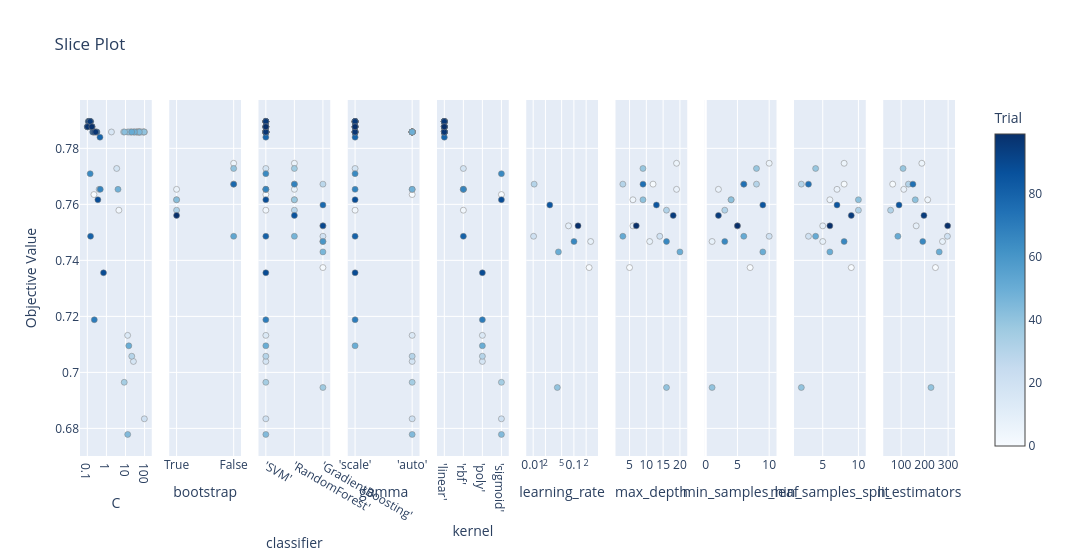

The code cell stored with this chart in its notebook:
### Markdown cell above
### Slice Plot — Multi-Model
See how each hyperparameter affects accuracy within its model.

### Code cell
# 3. Slice Plot
plot_slice(study).show()

### Figure 1 — Plotly figure (JSON) as saved in the notebook; plotly's stock layout.template omitted (floating-point values rounded to 4 significant figures)
{"data": [{"marker": {"color": [0, 3, 4, 10, 11, 12, 13, 14, 15, 16, 17, 18, 20, 21, 22, 23, 24, 25, 26, 27, 30, 31, 32, 33, 34, 35, 39, 40, 41, 42, 43, 44, 45, 48, 49, 50, 51, 52, 53, 54, 55, 56, 57, 58, 59, 61, 62, 63, 64, 65, 66, 67, 69, 70, 71, 72, 73, 74, 75, 76, 78, 79, 80, 81, 82, 83, 84, 85, 87, 88, 89, 91, 92, 93, 94, 95, 96, 97, 98, 99], "colorbar": {"title": {"text": "Trial"}, "x": 1, "xpad": 40}, "colorscale": [[0, "rgb(247,251,255)"], [0.125, "rgb(222,235,247)"], [0.25, "rgb(198,219,239)"], [0.375, "rgb(158,202,225)"], [0.5, "rgb(107,174,214)"], [0.625, "rgb(66,146,198)"], [0.75, "rgb(33,113,181)"], [0.875, "rgb(8,81,156)"], [1, "rgb(8,48,107)"]], "line": {"color": "Grey", "width": 0.5}, "showscale": true}, "mode": "markers", "name": "Feasible Trial", "showlegend": false, "type": "scatter", "x": [0.2221, 4.488, 20.06, 60.29, 97.8, 50.76, 12.89, 12.92, 18.18, 1.831, 25.93, 3.457, 97.11, 89.43, 37.08, 42.64, 7.942, 81.76, 36.97, 0.4145, 21.25, 44.82, 55.71, 67.6, 25.73, 8.567, 50.12, 94.51, 15.08, 8.945, 28.92, 13.0, 53.15, 4.035, 29.41, 14.85, 21.15, 0.131, 0.3175, 0.1349, 0.1168, 0.1363, 0.115, 0.1137, 0.1, 0.1004, 0.1144, 0.1645, 0.1791, 0.1408, 0.2797, 0.475, 0.1333, 0.2317, 0.131, 0.2042, 0.1324, 0.1184, 0.2401, 0.1687, 0.3113, 0.4588, 0.1476, 0.1198, 0.1912, 0.1198, 0.1504, 0.1015, 0.2075, 0.357, 0.7043, 0.129, 0.1427, 0.2326, 0.1752, 0.1202, 0.1408, 0.2728, 0.1033, 0.1722], "xaxis": "x", "y": [0.7635, 0.7579, 0.7858, 0.7858, 0.7858, 0.7858, 0.7858, 0.7132, 0.7858, 0.7858, 0.7039, 0.7728, 0.6834, 0.7858, 0.7858, 0.7858, 0.7858, 0.7858, 0.7858, 0.7654, 0.7058, 0.7858, 0.7858, 0.7858, 0.7858, 0.6965, 0.7858, 0.7858, 0.7858, 0.7858, 0.7858, 0.6778, 0.7858, 0.7654, 0.7858, 0.7095, 0.7858, 0.7896, 0.7858, 0.7896, 0.7896, 0.7896, 0.7896, 0.7896, 0.7877, 0.7877, 0.7896, 0.7877, 0.7877, 0.7709, 0.7858, 0.7654, 0.7896, 0.7188, 0.7896, 0.7858, 0.7896, 0.7896, 0.7858, 0.7877, 0.7858, 0.784, 0.7486, 0.7896, 0.7858, 0.7896, 0.7896, 0.7877, 0.7858, 0.7616, 0.7356, 0.7896, 0.7896, 0.7858, 0.7877, 0.7896, 0.7896, 0.7858, 0.7877, 0.7877], "yaxis": "y"}, {"marker": {"color": [5, 7, 29, 38, 86, 2, 6, 36, 47, 68], "colorbar": {"title": {"text": "Trial"}, "x": 1, "xpad": 40}, "colorscale": [[0, "rgb(247,251,255)"], [0.125, "rgb(222,235,247)"], [0.25, "rgb(198,219,239)"], [0.375, "rgb(158,202,225)"], [0.5, "rgb(107,174,214)"], [0.625, "rgb(66,146,198)"], [0.75, "rgb(33,113,181)"], [0.875, "rgb(8,81,156)"], [1, "rgb(8,48,107)"]], "line": {"color": "Grey", "width": 0.5}, "showscale": false}, "mode": "markers", "name": "Feasible Trial", "showlegend": false, "type": "scatter", "x": ["True", "True", "True", "True", "True", "False", "False", "False", "False", "False"], "xaxis": "x2", "y": [0.7616, 0.7654, 0.7579, 0.7616, 0.7561, 0.7672, 0.7747, 0.7728, 0.7486, 0.7672], "yaxis": "y2"}, {"marker": {"color": [0, 3, 4, 10, 11, 12, 13, 14, 15, 16, 17, 18, 20, 21, 22, 23, 24, 25, 26, 27, 30, 31, 32, 33, 34, 35, 39, 40, 41, 42, 43, 44, 45, 48, 49, 50, 51, 52, 53, 54, 55, 56, 57, 58, 59, 61, 62, 63, 64, 65, 66, 67, 69, 70, 71, 72, 73, 74, 75, 76, 78, 79, 80, 81, 82, 83, 84, 85, 87, 88, 89, 91, 92, 93, 94, 95, 96, 97, 98, 99, 2, 5, 6, 7, 29, 36, 38, 47, 68, 86, 1, 8, 9, 19, 28, 37, 46, 60, 77, 90], "colorbar": {"title": {"text": "Trial"}, "x": 1, "xpad": 40}, "colorscale": [[0, "rgb(247,251,255)"], [0.125, "rgb(222,235,247)"], [0.25, "rgb(198,219,239)"], [0.375, "rgb(158,202,225)"], [0.5, "rgb(107,174,214)"], [0.625, "rgb(66,146,198)"], [0.75, "rgb(33,113,181)"], [0.875, "rgb(8,81,156)"], [1, "rgb(8,48,107)"]], "line": {"color": "Grey", "width": 0.5}, "showscale": false}, "mode": "markers", "name": "Feasible Trial", "showlegend": false, "type": "scatter", "x": ["'SVM'", "'SVM'", "'SVM'", "'SVM'", "'SVM'", "'SVM'", "'SVM'", "'SVM'", "'SVM'", "'SVM'", "'SVM'", "'SVM'", "'SVM'", "'SVM'", "'SVM'", "'SVM'", "'SVM'", "'SVM'", "'SVM'", "'SVM'", "'SVM'", "'SVM'", "'SVM'", "'SVM'", "'SVM'", "'SVM'", "'SVM'", "'SVM'", "'SVM'", "'SVM'", "'SVM'", "'SVM'", "'SVM'", "'SVM'", "'SVM'", "'SVM'", "'SVM'", "'SVM'", "'SVM'", "'SVM'", "'SVM'", "'SVM'", "'SVM'", "'SVM'", "'SVM'", "'SVM'", "'SVM'", "'SVM'", "'SVM'", "'SVM'", "'SVM'", "'SVM'", "'SVM'", "'SVM'", "'SVM'", "'SVM'", "'SVM'", "'SVM'", "'SVM'", "'SVM'", "'SVM'", "'SVM'", "'SVM'", "'SVM'", "'SVM'", "'SVM'", "'SVM'", "'SVM'", "'SVM'", "'SVM'", "'SVM'", "'SVM'", "'SVM'", "'SVM'", "'SVM'", "'SVM'", "'SVM'", "'SVM'", "'SVM'", "'SVM'", "'RandomForest'", "'RandomForest'", "'RandomForest'", "'RandomForest'", "'RandomForest'", "'RandomForest'", "'RandomForest'", "'RandomForest'", "'RandomForest'", "'RandomForest'", "'GradientBoosting'", "'GradientBoosting'", "'GradientBoosting'", "'GradientBoosting'", "'GradientBoosting'", "'GradientBoosting'", "'GradientBoosting'", "'GradientBoosting'", "'GradientBoosting'", "'GradientBoosting'"], "xaxis": "x3", "y": [0.7635, 0.7579, 0.7858, 0.7858, 0.7858, 0.7858, 0.7858, 0.7132, 0.7858, 0.7858, 0.7039, 0.7728, 0.6834, 0.7858, 0.7858, 0.7858, 0.7858, 0.7858, 0.7858, 0.7654, 0.7058, 0.7858, 0.7858, 0.7858, 0.7858, 0.6965, 0.7858, 0.7858, 0.7858, 0.7858, 0.7858, 0.6778, 0.7858, 0.7654, 0.7858, 0.7095, 0.7858, 0.7896, 0.7858, 0.7896, 0.7896, 0.7896, 0.7896, 0.7896, 0.7877, 0.7877, 0.7896, 0.7877, 0.7877, 0.7709, 0.7858, 0.7654, 0.7896, 0.7188, 0.7896, 0.7858, 0.7896, 0.7896, 0.7858, 0.7877, 0.7858, 0.784, 0.7486, 0.7896, 0.7858, 0.7896, 0.7896, 0.7877, 0.7858, 0.7616, 0.7356, 0.7896, 0.7896, 0.7858, 0.7877, 0.7896, 0.7896, 0.7858, 0.7877, 0.7877, 0.7672, 0.7616, 0.7747, 0.7654, 0.7579, 0.7728, 0.7616, 0.7486, 0.7672, 0.7561, 0.7374, 0.7467, 0.7523, 0.7486, 0.7672, 0.6946, 0.743, 0.7467, 0.7598, 0.7523], "yaxis": "y3"}, {"marker": {"color": [3, 15, 18, 26, 40, 50, 51, 52, 53, 54, 55, 56, 57, 58, 59, 61, 62, 63, 64, 65, 66, 67, 69, 70, 71, 72, 73, 74, 75, 76, 78, 79, 80, 81, 82, 83, 84, 85, 87, 88, 89, 91, 92, 93, 94, 95, 96, 97, 98, 99, 0, 4, 10, 11, 12, 13, 14, 16, 17, 20, 21, 22, 23, 24, 25, 27, 30, 31, 32, 33, 34, 35, 39, 41, 42, 43, 44, 45, 48, 49], "colorbar": {"title": {"text": "Trial"}, "x": 1, "xpad": 40}, "colorscale": [[0, "rgb(247,251,255)"], [0.125, "rgb(222,235,247)"], [0.25, "rgb(198,219,239)"], [0.375, "rgb(158,202,225)"], [0.5, "rgb(107,174,214)"], [0.625, "rgb(66,146,198)"], [0.75, "rgb(33,113,181)"], [0.875, "rgb(8,81,156)"], [1, "rgb(8,48,107)"]], "line": {"color": "Grey", "width": 0.5}, "showscale": false}, "mode": "markers", "name": "Feasible Trial", "showlegend": false, "type": "scatter", "x": ["'scale'", "'scale'", "'scale'", "'scale'", "'scale'", "'scale'", "'scale'", "'scale'", "'scale'", "'scale'", "'scale'", "'scale'", "'scale'", "'scale'", "'scale'", "'scale'", "'scale'", "'scale'", "'scale'", "'scale'", "'scale'", "'scale'", "'scale'", "'scale'", "'scale'", "'scale'", "'scale'", "'scale'", "'scale'", "'scale'", "'scale'", "'scale'", "'scale'", "'scale'", "'scale'", "'scale'", "'scale'", "'scale'", "'scale'", "'scale'", "'scale'", "'scale'", "'scale'", "'scale'", "'scale'", "'scale'", "'scale'", "'scale'", "'scale'", "'scale'", "'auto'", "'auto'", "'auto'", "'auto'", "'auto'", "'auto'", "'auto'", "'auto'", "'auto'", "'auto'", "'auto'", "'auto'", "'auto'", "'auto'", "'auto'", "'auto'", "'auto'", "'auto'", "'auto'", "'auto'", "'auto'", "'auto'", "'auto'", "'auto'", "'auto'", "'auto'", "'auto'", "'auto'", "'auto'", "'auto'"], "xaxis": "x4", "y": [0.7579, 0.7858, 0.7728, 0.7858, 0.7858, 0.7095, 0.7858, 0.7896, 0.7858, 0.7896, 0.7896, 0.7896, 0.7896, 0.7896, 0.7877, 0.7877, 0.7896, 0.7877, 0.7877, 0.7709, 0.7858, 0.7654, 0.7896, 0.7188, 0.7896, 0.7858, 0.7896, 0.7896, 0.7858, 0.7877, 0.7858, 0.784, 0.7486, 0.7896, 0.7858, 0.7896, 0.7896, 0.7877, 0.7858, 0.7616, 0.7356, 0.7896, 0.7896, 0.7858, 0.7877, 0.7896, 0.7896, 0.7858, 0.7877, 0.7877, 0.7635, 0.7858, 0.7858, 0.7858, 0.7858, 0.7858, 0.7132, 0.7858, 0.7039, 0.6834, 0.7858, 0.7858, 0.7858, 0.7858, 0.7858, 0.7654, 0.7058, 0.7858, 0.7858, 0.7858, 0.7858, 0.6965, 0.7858, 0.7858, 0.7858, 0.7858, 0.6778, 0.7858, 0.7654, 0.7858], "yaxis": "y4"}, {"marker": {"color": [4, 10, 11, 12, 13, 15, 16, 21, 22, 23, 24, 25, 26, 31, 32, 33, 34, 39, 40, 41, 42, 43, 45, 49, 51, 52, 53, 54, 55, 56, 57, 58, 59, 61, 62, 63, 64, 66, 69, 71, 72, 73, 74, 75, 76, 78, 79, 81, 82, 83, 84, 85, 87, 91, 92, 93, 94, 95, 96, 97, 98, 99, 3, 18, 27, 48, 67, 80, 14, 17, 30, 50, 70, 89, 0, 20, 35, 44, 65, 88], "colorbar": {"title": {"text": "Trial"}, "x": 1, "xpad": 40}, "colorscale": [[0, "rgb(247,251,255)"], [0.125, "rgb(222,235,247)"], [0.25, "rgb(198,219,239)"], [0.375, "rgb(158,202,225)"], [0.5, "rgb(107,174,214)"], [0.625, "rgb(66,146,198)"], [0.75, "rgb(33,113,181)"], [0.875, "rgb(8,81,156)"], [1, "rgb(8,48,107)"]], "line": {"color": "Grey", "width": 0.5}, "showscale": false}, "mode": "markers", "name": "Feasible Trial", "showlegend": false, "type": "scatter", "x": ["'linear'", "'linear'", "'linear'", "'linear'", "'linear'", "'linear'", "'linear'", "'linear'", "'linear'", "'linear'", "'linear'", "'linear'", "'linear'", "'linear'", "'linear'", "'linear'", "'linear'", "'linear'", "'linear'", "'linear'", "'linear'", "'linear'", "'linear'", "'linear'", "'linear'", "'linear'", "'linear'", "'linear'", "'linear'", "'linear'", "'linear'", "'linear'", "'linear'", "'linear'", "'linear'", "'linear'", "'linear'", "'linear'", "'linear'", "'linear'", "'linear'", "'linear'", "'linear'", "'linear'", "'linear'", "'linear'", "'linear'", "'linear'", "'linear'", "'linear'", "'linear'", "'linear'", "'linear'", "'linear'", "'linear'", "'linear'", "'linear'", "'linear'", "'linear'", "'linear'", "'linear'", "'linear'", "'rbf'", "'rbf'", "'rbf'", "'rbf'", "'rbf'", "'rbf'", "'poly'", "'poly'", "'poly'", "'poly'", "'poly'", "'poly'", "'sigmoid'", "'sigmoid'", "'sigmoid'", "'sigmoid'", "'sigmoid'", "'sigmoid'"], "xaxis": "x5", "y": [0.7858, 0.7858, 0.7858, 0.7858, 0.7858, 0.7858, 0.7858, 0.7858, 0.7858, 0.7858, 0.7858, 0.7858, 0.7858, 0.7858, 0.7858, 0.7858, 0.7858, 0.7858, 0.7858, 0.7858, 0.7858, 0.7858, 0.7858, 0.7858, 0.7858, 0.7896, 0.7858, 0.7896, 0.7896, 0.7896, 0.7896, 0.7896, 0.7877, 0.7877, 0.7896, 0.7877, 0.7877, 0.7858, 0.7896, 0.7896, 0.7858, 0.7896, 0.7896, 0.7858, 0.7877, 0.7858, 0.784, 0.7896, 0.7858, 0.7896, 0.7896, 0.7877, 0.7858, 0.7896, 0.7896, 0.7858, 0.7877, 0.7896, 0.7896, 0.7858, 0.7877, 0.7877, 0.7579, 0.7728, 0.7654, 0.7654, 0.7654, 0.7486, 0.7132, 0.7039, 0.7058, 0.7095, 0.7188, 0.7356, 0.7635, 0.6834, 0.6965, 0.6778, 0.7709, 0.7616], "yaxis": "y5"}, {"marker": {"color": [1, 8, 9, 19, 28, 37, 46, 60, 77, 90], "colorbar": {"title": {"text": "Trial"}, "x": 1, "xpad": 40}, "colorscale": [[0, "rgb(247,251,255)"], [0.125, "rgb(222,235,247)"], [0.25, "rgb(198,219,239)"], [0.375, "rgb(158,202,225)"], [0.5, "rgb(107,174,214)"], [0.625, "rgb(66,146,198)"], [0.75, "rgb(33,113,181)"], [0.875, "rgb(8,81,156)"], [1, "rgb(8,48,107)"]], "line": {"color": "Grey", "width": 0.5}, "showscale": false}, "mode": "markers", "name": "Feasible Trial", "showlegend": false, "type": "scatter", "x": [0.2364, 0.2581, 0.0737, 0.01022, 0.01056, 0.03918, 0.04168, 0.1006, 0.02556, 0.1264], "xaxis": "x6", "y": [0.7374, 0.7467, 0.7523, 0.7486, 0.7672, 0.6946, 0.743, 0.7467, 0.7598, 0.7523], "yaxis": "y6"}, {"marker": {"color": [1, 2, 5, 6, 7, 8, 9, 19, 28, 29, 36, 37, 38, 46, 47, 60, 68, 77, 86, 90], "colorbar": {"title": {"text": "Trial"}, "x": 1, "xpad": 40}, "colorscale": [[0, "rgb(247,251,255)"], [0.125, "rgb(222,235,247)"], [0.25, "rgb(198,219,239)"], [0.375, "rgb(158,202,225)"], [0.5, "rgb(107,174,214)"], [0.625, "rgb(66,146,198)"], [0.75, "rgb(33,113,181)"], [0.875, "rgb(8,81,156)"], [1, "rgb(8,48,107)"]], "line": {"color": "Grey", "width": 0.5}, "showscale": false}, "mode": "markers", "name": "Feasible Trial", "showlegend": false, "type": "scatter", "x": [5, 12, 6, 19, 19, 11, 6, 14, 3, 16, 9, 16, 9, 20, 3, 16, 9, 13, 18, 7], "xaxis": "x7", "y": [0.7374, 0.7672, 0.7616, 0.7747, 0.7654, 0.7467, 0.7523, 0.7486, 0.7672, 0.7579, 0.7728, 0.6946, 0.7616, 0.743, 0.7486, 0.7467, 0.7672, 0.7598, 0.7561, 0.7523], "yaxis": "y7"}, {"marker": {"color": [1, 2, 5, 6, 7, 8, 9, 19, 28, 29, 36, 37, 38, 46, 47, 60, 68, 77, 86, 90], "colorbar": {"title": {"text": "Trial"}, "x": 1, "xpad": 40}, "colorscale": [[0, "rgb(247,251,255)"], [0.125, "rgb(222,235,247)"], [0.25, "rgb(198,219,239)"], [0.375, "rgb(158,202,225)"], [0.5, "rgb(107,174,214)"], [0.625, "rgb(66,146,198)"], [0.75, "rgb(33,113,181)"], [0.875, "rgb(8,81,156)"], [1, "rgb(8,48,107)"]], "line": {"color": "Grey", "width": 0.5}, "showscale": false}, "mode": "markers", "name": "Feasible Trial", "showlegend": false, "type": "scatter", "x": [7, 6, 4, 10, 2, 1, 5, 10, 8, 3, 8, 1, 4, 9, 6, 3, 6, 9, 2, 5], "xaxis": "x8", "y": [0.7374, 0.7672, 0.7616, 0.7747, 0.7654, 0.7467, 0.7523, 0.7486, 0.7672, 0.7579, 0.7728, 0.6946, 0.7616, 0.743, 0.7486, 0.7467, 0.7672, 0.7598, 0.7561, 0.7523], "yaxis": "y8"}, {"marker": {"color": [1, 2, 5, 6, 7, 8, 9, 19, 28, 29, 36, 37, 38, 46, 47, 60, 68, 77, 86, 90], "colorbar": {"title": {"text": "Trial"}, "x": 1, "xpad": 40}, "colorscale": [[0, "rgb(247,251,255)"], [0.125, "rgb(222,235,247)"], [0.25, "rgb(198,219,239)"], [0.375, "rgb(158,202,225)"], [0.5, "rgb(107,174,214)"], [0.625, "rgb(66,146,198)"], [0.75, "rgb(33,113,181)"], [0.875, "rgb(8,81,156)"], [1, "rgb(8,48,107)"]], "line": {"color": "Grey", "width": 0.5}, "showscale": false}, "mode": "markers", "name": "Feasible Trial", "showlegend": false, "type": "scatter", "x": [9, 8, 6, 8, 7, 5, 5, 3, 2, 10, 4, 2, 10, 6, 4, 8, 3, 7, 9, 6], "xaxis": "x9", "y": [0.7374, 0.7672, 0.7616, 0.7747, 0.7654, 0.7467, 0.7523, 0.7486, 0.7672, 0.7579, 0.7728, 0.6946, 0.7616, 0.743, 0.7486, 0.7467, 0.7672, 0.7598, 0.7561, 0.7523], "yaxis": "y9"}, {"marker": {"color": [1, 2, 5, 6, 7, 8, 9, 19, 28, 29, 36, 37, 38, 46, 47, 60, 68, 77, 86, 90], "colorbar": {"title": {"text": "Trial"}, "x": 1, "xpad": 40}, "colorscale": [[0, "rgb(247,251,255)"], [0.125, "rgb(222,235,247)"], [0.25, "rgb(198,219,239)"], [0.375, "rgb(158,202,225)"], [0.5, "rgb(107,174,214)"], [0.625, "rgb(66,146,198)"], [0.75, "rgb(33,113,181)"], [0.875, "rgb(8,81,156)"], [1, "rgb(8,48,107)"]], "line": {"color": "Grey", "width": 0.5}, "showscale": false}, "mode": "markers", "name": "Feasible Trial", "showlegend": false, "type": "scatter", "x": [246, 64, 213, 188, 111, 276, 164, 297, 131, 55, 108, 227, 160, 262, 86, 192, 150, 91, 197, 298], "xaxis": "x10", "y": [0.7374, 0.7672, 0.7616, 0.7747, 0.7654, 0.7467, 0.7523, 0.7486, 0.7672, 0.7579, 0.7728, 0.6946, 0.7616, 0.743, 0.7486, 0.7467, 0.7672, 0.7598, 0.7561, 0.7523], "yaxis": "y10"}], "layout": {"title": {"text": "Slice Plot"}, "width": 3000, "xaxis": {"anchor": "y", "domain": [0, 0.082], "title": {"text": "C"}, "type": "log"}, "xaxis10": {"anchor": "y10", "domain": [0.918, 1.0], "title": {"text": "n_estimators"}}, "xaxis2": {"anchor": "y2", "categoryarray": ["True", "False"], "categoryorder": "array", "domain": [0.102, 0.184], "title": {"text": "bootstrap"}, "type": "category"}, "xaxis3": {"anchor": "y3", "categoryarray": ["'SVM'", "'RandomForest'", "'GradientBoosting'"], "categoryorder": "array", "domain": [0.204, 0.286], "title": {"text": "classifier"}, "type": "category"}, "xaxis4": {"anchor": "y4", "categoryarray": ["'scale'", "'auto'"], "categoryorder": "array", "domain": [0.306, 0.388], "title": {"text": "gamma"}, "type": "category"}, "xaxis5": {"anchor": "y5", "categoryarray": ["'linear'", "'rbf'", "'poly'", "'sigmoid'"], "categoryorder": "array", "domain": [0.408, 0.49], "title": {"text": "kernel"}, "type": "category"}, "xaxis6": {"anchor": "y6", "domain": [0.51, 0.592], "title": {"text": "learning_rate"}, "type": "log"}, "xaxis7": {"anchor": "y7", "domain": [0.612, 0.694], "title": {"text": "max_depth"}}, "xaxis8": {"anchor": "y8", "domain": [0.714, 0.796], "title": {"text": "min_samples_leaf"}}, "xaxis9": {"anchor": "y9", "domain": [0.816, 0.898], "title": {"text": "min_samples_split"}}, "yaxis": {"anchor": "x", "domain": [0, 1], "title": {"text": "Objective Value"}}, "yaxis10": {"anchor": "x10", "domain": [0, 1], "matches": "y", "showticklabels": false}, "yaxis2": {"anchor": "x2", "domain": [0, 1], "matches": "y", "showticklabels": false}, "yaxis3": {"anchor": "x3", "domain": [0, 1], "matches": "y", "showticklabels": false}, "yaxis4": {"anchor": "x4", "domain": [0, 1], "matches": "y", "showticklabels": false}, "yaxis5": {"anchor": "x5", "domain": [0, 1], "matches": "y", "showticklabels": false}, "yaxis6": {"anchor": "x6", "domain": [0, 1], "matches": "y", "showticklabels": false}, "yaxis7": {"anchor": "x7", "domain": [0, 1], "matches": "y", "showticklabels": false}, "yaxis8": {"anchor": "x8", "domain": [0, 1], "matches": "y", "showticklabels": false}, "yaxis9": {"anchor": "x9", "domain": [0, 1], "matches": "y", "showticklabels": false}}}
